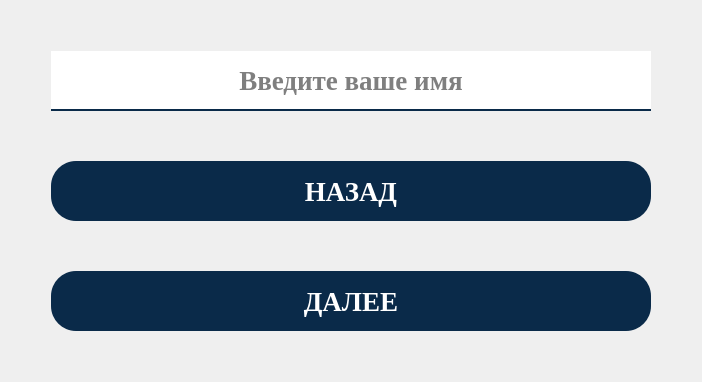
      <widget class="QWidget" name="page_user">
       <property name="enabled">
        <bool>true</bool>
       </property>
       <property name="minimumSize">
        <size>
         <width>0</width>
         <height>0</height>
        </size>
       </property>
       <property name="styleSheet">
        <string notr="true">QPushButton {
	background-color: #0A2A49;
	border-radius: 25px;
	color: #FFFFFF;
}

QPushButton:hover {
     background-color: #0B263B;
 }

QPushButton:pressed {
     background-color: #0A2A49;
 }

QPushButton:disabled {
 	background-color: #1F4971;
	color: grey;
 }
</string>
       </property>
       <layout class="QHBoxLayout" name="horizontalLayout">
        <item>
         <spacer name="horizontalSpacer_5">
          <property name="orientation">
           <enum>Qt::Horizontal</enum>
          </property>
          <property name="sizeHint" stdset="0">
           <size>
            <width>40</width>
            <height>20</height>
           </size>
          </property>
         </spacer>
        </item>
        <item>
         <layout class="QVBoxLayout" name="verticalLayout">
          <property name="spacing">
           <number>50</number>
          </property>
          <item>
           <spacer name="verticalSpacer_3">
            <property name="orientation">
             <enum>Qt::Vertical</enum>
            </property>
            <property name="sizeHint" stdset="0">
             <size>
              <width>20</width>
              <height>40</height>
             </size>
            </property>
           </spacer>
          </item>
          <item>
           <widget class="QLineEdit" name="user_name_input">
            <property name="sizePolicy">
             <sizepolicy hsizetype="MinimumExpanding" vsizetype="Fixed">
              <horstretch>0</horstretch>
              <verstretch>0</verstretch>
             </sizepolicy>
            </property>
            <property name="minimumSize">
             <size>
              <width>600</width>
              <height>60</height>
             </size>
            </property>
            <property name="maximumSize">
             <size>
              <width>16777215</width>
              <height>16777215</height>
             </size>
            </property>
            <property name="font">
             <font>
              <family>Times New Roman</family>
              <pointsize>20</pointsize>
              <weight>75</weight>
              <bold>true</bold>
             </font>
            </property>
            <property name="focusPolicy">
             <enum>Qt::ClickFocus</enum>
            </property>
            <property name="styleSheet">
             <string notr="true">border: 0px;
border-bottom: 2px solid #0A2A49;</string>
            </property>
            <property name="alignment">
             <set>Qt::AlignCenter</set>
            </property>
            <property name="placeholderText">
             <string>Введите ваше имя</string>
            </property>
           </widget>
          </item>
          <item>
           <widget class="QPushButton" name="nav_to_page_choose_test">
            <property name="minimumSize">
             <size>
              <width>600</width>
              <height>60</height>
             </size>
            </property>
            <property name="maximumSize">
             <size>
              <width>16777215</width>
              <height>16777215</height>
             </size>
            </property>
            <property name="font">
             <font>
              <family>Times New Roman</family>
              <pointsize>20</pointsize>
              <weight>75</weight>
              <bold>true</bold>
             </font>
            </property>
            <property name="text">
             <string>НАЗАД</string>
            </property>
           </widget>
          </item>
          <item>
           <widget class="QPushButton" name="nav_to_page_questions">
            <property name="minimumSize">
             <size>
              <width>600</width>
              <height>60</height>
             </size>
            </property>
            <property name="maximumSize">
             <size>
              <width>16777215</width>
              <height>16777215</height>
             </size>
            </property>
            <property name="font">
             <font>
              <family>Times New Roman</family>
              <pointsize>20</pointsize>
              <weight>75</weight>
              <bold>true</bold>
             </font>
            </property>
            <property name="text">
             <string>ДАЛЕЕ</string>
            </property>
           </widget>
          </item>
          <item>
           <spacer name="verticalSpacer_4">
            <property name="orientation">
             <enum>Qt::Vertical</enum>
            </property>
            <property name="sizeHint" stdset="0">
             <size>
              <width>20</width>
              <height>40</height>
             </size>
            </property>
           </spacer>
          </item>
         </layout>
        </item>
        <item>
         <spacer name="horizontalSpacer_6">
          <property name="orientation">
           <enum>Qt::Horizontal</enum>
          </property>
          <property name="sizeHint" stdset="0">
           <size>
            <width>40</width>
            <height>20</height>
           </size>
          </property>
         </spacer>
        </item>
       </layout>
      </widget>
